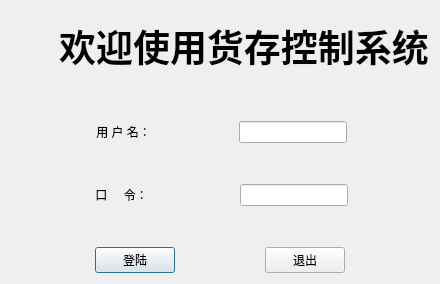
<?xml version="1.0" encoding="UTF-8"?>
<ui version="4.0">
 <class>login</class>
 <widget class="QDialog" name="login">
  <property name="geometry">
   <rect>
    <x>0</x>
    <y>0</y>
    <width>400</width>
    <height>364</height>
   </rect>
  </property>
  <property name="windowTitle">
   <string>登陆</string>
  </property>
  <layout class="QGridLayout" name="gridLayout" rowstretch="2,1,2,1,2,1,1">
   <property name="sizeConstraint">
    <enum>QLayout::SetFixedSize</enum>
   </property>
   <item row="6" column="0">
    <layout class="QHBoxLayout" name="horizontalLayout_7">
     <item>
      <spacer name="horizontalSpacer_8">
       <property name="orientation">
        <enum>Qt::Horizontal</enum>
       </property>
       <property name="sizeHint" stdset="0">
        <size>
         <width>40</width>
         <height>20</height>
        </size>
       </property>
      </spacer>
     </item>
     <item>
      <widget class="QPushButton" name="login_login">
       <property name="text">
        <string>登陆</string>
       </property>
      </widget>
     </item>
     <item>
      <spacer name="horizontalSpacer_5">
       <property name="orientation">
        <enum>Qt::Horizontal</enum>
       </property>
       <property name="sizeHint" stdset="0">
        <size>
         <width>40</width>
         <height>20</height>
        </size>
       </property>
      </spacer>
     </item>
     <item>
      <widget class="QPushButton" name="login_exit">
       <property name="text">
        <string>退出</string>
       </property>
      </widget>
     </item>
     <item>
      <spacer name="horizontalSpacer_9">
       <property name="orientation">
        <enum>Qt::Horizontal</enum>
       </property>
       <property name="sizeHint" stdset="0">
        <size>
         <width>40</width>
         <height>20</height>
        </size>
       </property>
      </spacer>
     </item>
    </layout>
   </item>
   <item row="0" column="0">
    <layout class="QHBoxLayout" name="horizontalLayout">
     <item>
      <widget class="QLabel" name="label">
       <property name="font">
        <font>
         <family>微软雅黑</family>
         <pointsize>28</pointsize>
         <weight>75</weight>
         <bold>true</bold>
        </font>
       </property>
       <property name="text">
        <string>     欢迎使用货存控制系统</string>
       </property>
      </widget>
     </item>
    </layout>
   </item>
   <item row="1" column="0">
    <layout class="QHBoxLayout" name="horizontalLayout_2">
     <item>
      <spacer name="verticalSpacer">
       <property name="orientation">
        <enum>Qt::Vertical</enum>
       </property>
       <property name="sizeHint" stdset="0">
        <size>
         <width>20</width>
         <height>40</height>
        </size>
       </property>
      </spacer>
     </item>
    </layout>
   </item>
   <item row="3" column="0">
    <layout class="QHBoxLayout" name="horizontalLayout_4">
     <item>
      <spacer name="verticalSpacer_2">
       <property name="orientation">
        <enum>Qt::Vertical</enum>
       </property>
       <property name="sizeHint" stdset="0">
        <size>
         <width>20</width>
         <height>40</height>
        </size>
       </property>
      </spacer>
     </item>
    </layout>
   </item>
   <item row="4" column="0">
    <layout class="QHBoxLayout" name="horizontalLayout_5">
     <item>
      <spacer name="horizontalSpacer_7">
       <property name="orientation">
        <enum>Qt::Horizontal</enum>
       </property>
       <property name="sizeHint" stdset="0">
        <size>
         <width>40</width>
         <height>20</height>
        </size>
       </property>
      </spacer>
     </item>
     <item>
      <widget class="QLabel" name="label_3">
       <property name="text">
        <string> 口     令： </string>
       </property>
      </widget>
     </item>
     <item>
      <spacer name="horizontalSpacer_3">
       <property name="orientation">
        <enum>Qt::Horizontal</enum>
       </property>
       <property name="sizeHint" stdset="0">
        <size>
         <width>40</width>
         <height>20</height>
        </size>
       </property>
      </spacer>
     </item>
     <item>
      <widget class="QLineEdit" name="password"/>
     </item>
     <item>
      <spacer name="horizontalSpacer_4">
       <property name="orientation">
        <enum>Qt::Horizontal</enum>
       </property>
       <property name="sizeHint" stdset="0">
        <size>
         <width>40</width>
         <height>20</height>
        </size>
       </property>
      </spacer>
     </item>
    </layout>
   </item>
   <item row="2" column="0">
    <layout class="QHBoxLayout" name="horizontalLayout_3">
     <item>
      <spacer name="horizontalSpacer_6">
       <property name="orientation">
        <enum>Qt::Horizontal</enum>
       </property>
       <property name="sizeHint" stdset="0">
        <size>
         <width>40</width>
         <height>20</height>
        </size>
       </property>
      </spacer>
     </item>
     <item>
      <widget class="QLabel" name="label_2">
       <property name="text">
        <string> 用 户 名：</string>
       </property>
      </widget>
     </item>
     <item>
      <spacer name="horizontalSpacer">
       <property name="orientation">
        <enum>Qt::Horizontal</enum>
       </property>
       <property name="sizeHint" stdset="0">
        <size>
         <width>40</width>
         <height>20</height>
        </size>
       </property>
      </spacer>
     </item>
     <item>
      <widget class="QLineEdit" name="userName"/>
     </item>
     <item>
      <spacer name="horizontalSpacer_2">
       <property name="orientation">
        <enum>Qt::Horizontal</enum>
       </property>
       <property name="sizeHint" stdset="0">
        <size>
         <width>40</width>
         <height>20</height>
        </size>
       </property>
      </spacer>
     </item>
    </layout>
   </item>
   <item row="5" column="0">
    <layout class="QHBoxLayout" name="horizontalLayout_6">
     <item>
      <spacer name="verticalSpacer_3">
       <property name="orientation">
        <enum>Qt::Vertical</enum>
       </property>
       <property name="sizeHint" stdset="0">
        <size>
         <width>20</width>
         <height>40</height>
        </size>
       </property>
      </spacer>
     </item>
    </layout>
   </item>
  </layout>
 </widget>
 <resources/>
 <connections/>
</ui>
